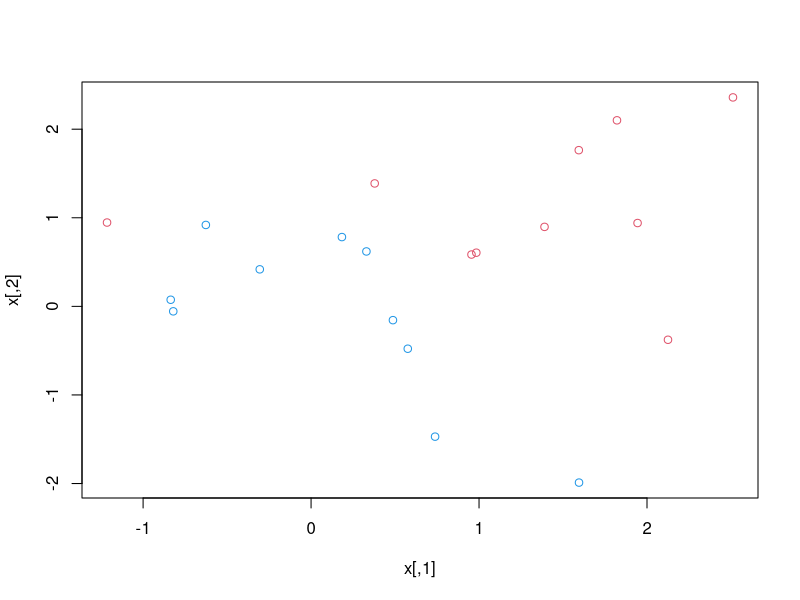

Recreate this plot in R.
# install.packages("e1071")
library(e1071)
set.seed (1)
x=matrix (rnorm (20*2) , ncol =2)
y=c(rep (-1,10) , rep (1 ,10) )
x[y==1 ,]= x[y==1,] + 1
plot(x, col =(3-y))

dat=data.frame(x=x, y=as.factor (y))
 svmfit =svm(y~., data=dat , kernel ="linear", cost =10,
              scale =FALSE )
 #tuning
 set.seed (1)
tune.out=tune(svm ,y~.,data=dat ,kernel ="linear",
                 ranges =list(cost=c(0.001 , 0.01, 0.1, 1,5,10,100) ))
bestmod =tune.out$best.model
summary (bestmod )

xtest=matrix (rnorm (20*2) , ncol =2)
ytest=sample (c(-1,1) , 20, rep=TRUE)
xtest[ytest ==1 ,]= xtest[ytest ==1,] + 1
testdat =data.frame (x=xtest , y=as.factor (ytest))

ypred=predict (bestmod ,testdat )
table(predict =ypred , truth= testdat$y )

###SVM#####
#radial and poly instead of linear and d and Y for param